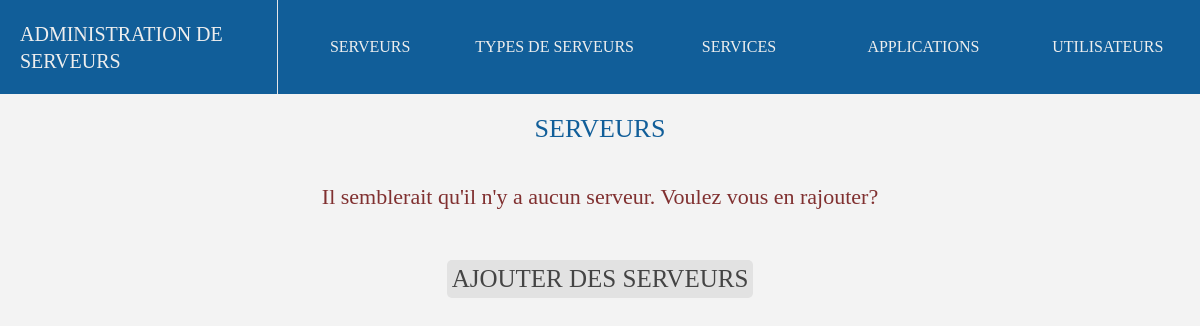
Page /serveurs on the earlier database version.
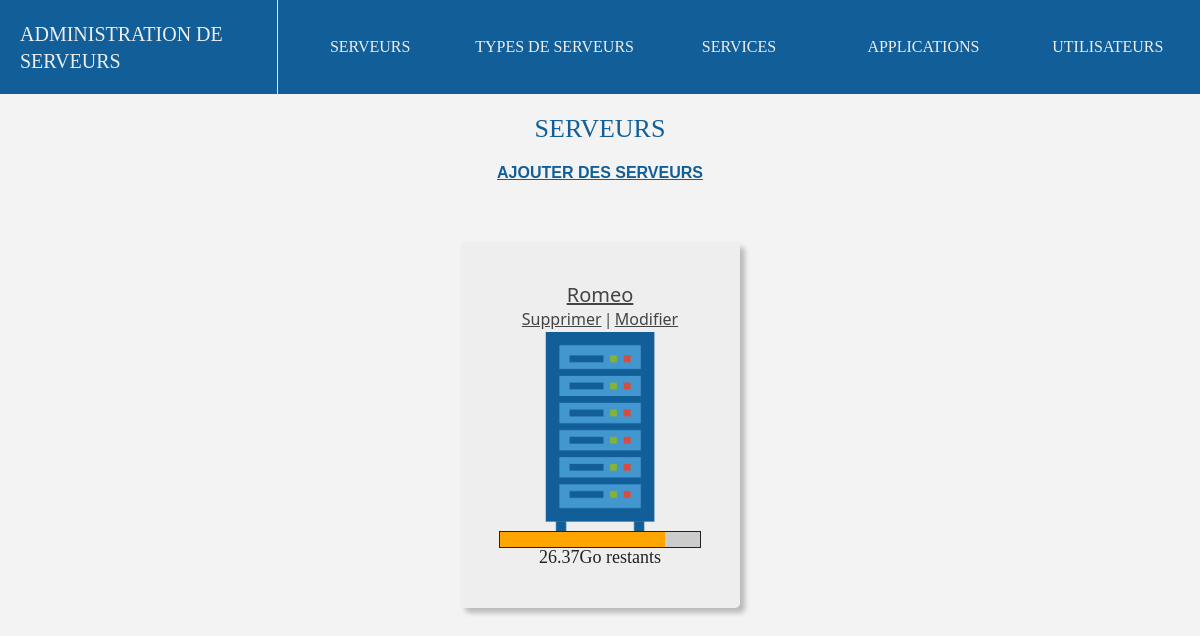
Same page on the later database version.
### adminserver/models.py (models this page shows, shortened)
class serveurs(models.Model):
    nom = models.CharField(max_length=100,blank=False)
    type_de_serveur = models.ForeignKey(type_de_serveurs, on_delete=models.CASCADE, null="true")
    processeurs = models.IntegerField(blank=False)
    memoire = models.IntegerField(blank=False)
    stockage = models.IntegerField(blank=False)
    def __str__(self):
        return self.nom

### adminserver/views.py (the view)
# urls.py: path('serveurs', views.serveurs_index),
def serveurs_index(request):
    URL = "serveur"
    serveurs = list(models.serveurs.objects.all())
    for i in serveurs:
        count = 0
        for q in list(models.services.objects.filter(serveur_de_lancement=i.id)):
            count = count + q.espace_memoire_utilise
        for q in list(models.applications.objects.filter(serveurs=i.id)):
            count = count + q.espace_memoire_utilise
        i.progress = round((count/i.stockage)*100,2)
        if i.progress >= 0:
            i.color = "#24a4dc"
            if i.progress >= 75:
                i.color = "orange"
                if i.progress >= 90:
                    i.color = "#d92624"
        if len(str(i.stockage - count)) > 6:
            i.ratio = str(round((i.stockage - count) / 1000000, 2)) + "To restants"
        elif len(str(i.stockage - count)) > 3:
            i.ratio = str(round((i.stockage - count)/1000,2)) + "Go restants"
        elif i.stockage - count > 0:
            i.ratio = str(i.stockage - count) + "Mo restants"
        elif i.stockage - count == 0:
            i.ratio = "FULL"
        else:
            i.ratio = "ERROR"
        i.progress = str(i.progress).replace(",", ".")
    num = len(list(models.serveurs.objects.all()))
    if request.method == 'GET' and 'error' in request.GET:
        return render(request,"serveur/liste_index.html",{"objects" : serveurs,"title":"SERVEURS","extra":"server_img","url":URL,"count":num,"error":request.GET['error']})
    else:
        return render(request,"serveur/liste_index.html",{"objects" : serveurs,"title":"SERVEURS","extra":"server_img","url":URL,"count":num})

### adminserver/templates/serveur/liste_index.html (shortened to what this page needs)
{% extends "main.html" %}
{% block content %}
<h2> {{title}} </h2>
{% if count == 0 %}
<h3 class="error"> Il semblerait qu'il n'y a aucun serveur. Voulez vous en rajouter?</h3>
<a class="yes" href="/ajout/{{url}}"> AJOUTER DES {{title}}</a>
{% elif count > 0 %}
<a class="addlink" href="/ajout/{{url}}"> AJOUTER DES {{title}}</a>
<ol>
{% for i in objects %}
    <li><a class="object_title" href="/affiche/{{url}}/{{i.id}}/">{{i}}</a><br><a style="text-decoration:underline;cursor:pointer;" name="delete" id="/delete/{{url}}/{{i.id}}/">Supprimer</a><line>|</line><a href="/update/{{url}}/{{i.id}}/">Modifier</a><div class="{{extra}}"></div><div class="progress"> <div class="value" style="width:{{i.progress}}%;background:{{i.color}}"> </div></div><p>{{i.ratio}}</p></li>
{% endfor %}
</ol>
{% endif %}
{% endblock %}

Differences in the rows shown:
added serveurs: nom "Romeo", {{ i.progress }} 82.42 (drawn), ratio "26.37Go restants"
Other differences:
{{ title }}: (not shown) → "SERVEURS"
{{ title }}: "SERVEURS" → (not shown)
text no longer shown: "Il semblerait qu'il n'y a aucun serveur. Voulez vous en rajouter?"
